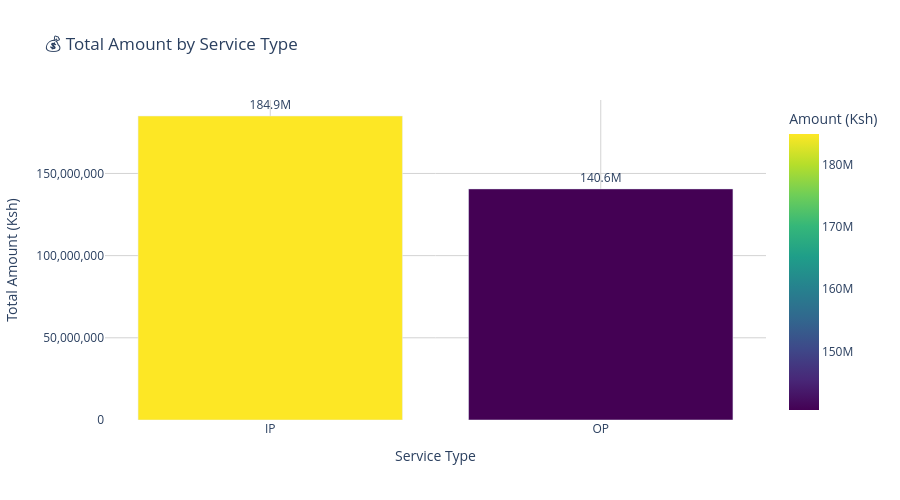

This figure's notebook cell:
### Code cell
import pandas as pd
import plotly.express as px

# ==========================================
# SERVICE TYPE SUMMARY (NOTEBOOK VERSION)
# ==========================================

# 1. Aggregate by SERVICE TYPE
service_summary = df.groupby('SERVICE TYPE').agg(
    TOTAL_AMOUNT=('AMOUNT', 'sum'),
    UNIQUE_VISITS=('VISIT_KEY', 'nunique')     # unique visit = member + date + service type
).reset_index()

# Format amount in millions (e.g., 75.6M)
service_summary['AMOUNT_MILLIONS'] = service_summary['TOTAL_AMOUNT'] / 1_000_000
service_summary['AMOUNT_LABEL'] = service_summary['AMOUNT_MILLIONS'].apply(lambda x: f'{x:.1f}M')

# Create custom hover text that includes both amount and unique visits
service_summary['HOVER_TEXT'] = service_summary.apply(
    lambda row: f"Service: {row['SERVICE TYPE']}<br>Amount: {row['AMOUNT_LABEL']}<br>Unique Visits: {row['UNIQUE_VISITS']:,}",
    axis=1
)

# 2. Create bar chart
fig = px.bar(
    service_summary,
    x='SERVICE TYPE',
    y='TOTAL_AMOUNT',
    title='💰 Total Amount by Service Type',
    labels={'SERVICE TYPE': 'Service Type', 'TOTAL_AMOUNT': 'Amount (Ksh)'},
    text='AMOUNT_LABEL',               # Shows "75.6M" on top of bars
    color='TOTAL_AMOUNT',
    color_continuous_scale='Viridis'
)

# Customise bar labels and hover
fig.update_traces(
    textposition='outside',
    textfont_size=12,
    hovertemplate='%{customdata}<extra></extra>',
    customdata=service_summary['HOVER_TEXT']
)

# Improve layout
fig.update_layout(
    xaxis_title="Service Type",
    yaxis_title="Total Amount (Ksh)",
    height=500,
    showlegend=False,
    plot_bgcolor='white',
    xaxis=dict(gridcolor='lightgray'),
    yaxis=dict(gridcolor='lightgray')
)
fig.update_yaxes(tickformat=',.0f')   # correct plural method

# Show chart
fig.show()

# 3. Display a clean table (without Streamlit)
print("\n📊 Service Type Details Table")
display_df = service_summary[['SERVICE TYPE', 'TOTAL_AMOUNT', 'UNIQUE_VISITS']].copy()
display_df.columns = ['Service Type', 'Total Amount (Ksh)', 'Unique Visits']
display_df['Total Amount (Ksh)'] = display_df['Total Amount (Ksh)'].apply(lambda x: f'Ksh {x:,.0f}')
display_df['Unique Visits'] = display_df['Unique Visits'].apply(lambda x: f'{x:,}')

# For Jupyter, use display() for nicer output
from IPython.display import display
display(display_df)

### Figure 1 — Plotly figure (JSON) as saved in the notebook; plotly's stock layout.template omitted (floating-point values rounded to 4 significant figures)
{"data": [{"customdata": ["Service: IP<br>Amount: 184.9M<br>Unique Visits: 1,483", "Service: OP<br>Amount: 140.6M<br>Unique Visits: 18,331"], "hovertemplate": "%{customdata}<extra></extra>", "legendgroup": "", "marker": {"color": [184900000.0, 140600000.0], "coloraxis": "coloraxis", "pattern": {"shape": ""}}, "name": "", "orientation": "v", "showlegend": false, "text": ["184.9M", "140.6M"], "textfont": {"size": 12}, "textposition": "outside", "type": "bar", "x": ["IP", "OP"], "xaxis": "x", "y": [184900000.0, 140600000.0], "yaxis": "y"}], "layout": {"barmode": "relative", "coloraxis": {"colorbar": {"title": {"text": "Amount (Ksh)"}}, "colorscale": [[0, "#440154"], [0.1111, "#482878"], [0.2222, "#3e4989"], [0.3333, "#31688e"], [0.4444, "#26828e"], [0.5556, "#1f9e89"], [0.6667, "#35b779"], [0.7778, "#6ece58"], [0.8889, "#b5de2b"], [1, "#fde725"]]}, "height": 500, "legend": {"tracegroupgap": 0}, "plot_bgcolor": "white", "showlegend": false, "title": {"text": "💰 Total Amount by Service Type"}, "xaxis": {"anchor": "y", "domain": [0, 1], "gridcolor": "lightgray", "title": {"text": "Service Type"}}, "yaxis": {"anchor": "x", "domain": [0, 1], "gridcolor": "lightgray", "tickformat": ",.0f", "title": {"text": "Total Amount (Ksh)"}}}}
